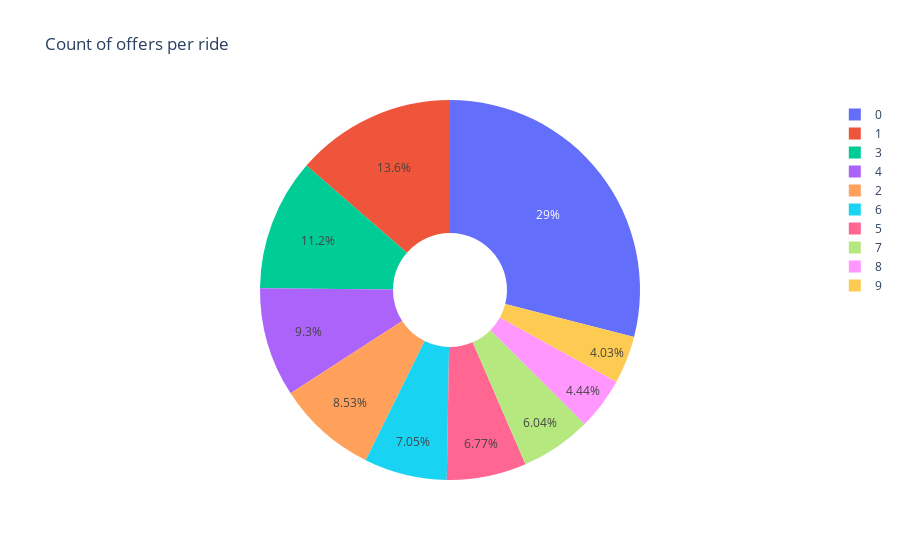

The code cell stored with this chart in its notebook:
### Markdown cell above
### 2. Understanding how many rides got a discount

### Code cell
offers_per_ride = pd.DataFrame(order_offer_df.groupby(by=['number_of_offers']).count()['order_gk'])
offers_per_ride['quantity'] = offers_per_ride.index
offers_per_ride['count_of_offers'] = offers_per_ride['order_gk']
offers_per_ride.head()
offers_per_ride.drop(columns=['order_gk'], inplace=True)
fig = px.pie(offers_per_ride, values='count_of_offers', names='quantity', hole=0.3, title='Count of offers per ride')
fig.show()

### Figure 1 — Plotly figure (JSON) as saved in the notebook; plotly's stock layout.template omitted (floating-point values rounded to 4 significant figures)
{"data": [{"domain": {"x": [0, 1], "y": [0, 1]}, "hole": 0.3, "hovertemplate": "quantity=%{label}<br>count_of_offers=%{value}<extra></extra>", "labels": [0, 1, 2, 3, 4, 5, 6, 7, 8, 9], "legendgroup": "", "name": "", "showlegend": true, "type": "pie", "values": [3106, 1461, 914, 1202, 997, 726, 755, 647, 476, 432]}], "layout": {"legend": {"tracegroupgap": 0}, "title": {"text": "Count of offers per ride"}}}
